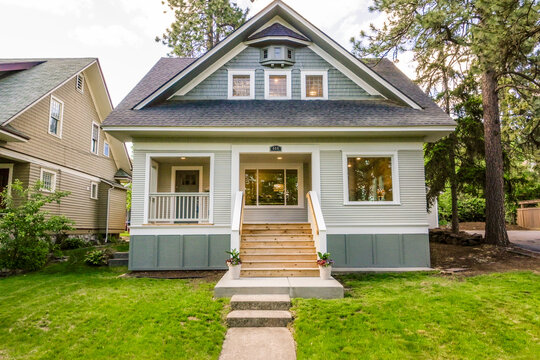
#> input picture AtteluAtpazisana/home+homes...NOT/Home1.jpg, 540 x 360 px, found by its file name; its folder holds 4 pictures in this run
$ python majinas.py
#> lines starting #> are read from the running program, lines starting #| are printed output that depends on the picture
import numpy as np
import os
from sklearn.model_selection import train_test_split
from sklearn.metrics import accuracy_score
from sklearn.ensemble import RandomForestClassifier
from PIL import Image

bildes = []
label = []

bilzu_adrese = "home+homes...NOT/"

for nosaukums in os.listdir(bilzu_adrese):
    image = Image.open(os.path.join(bilzu_adrese,nosaukums)).resize((200,200), Image.Resampling.NEAREST)
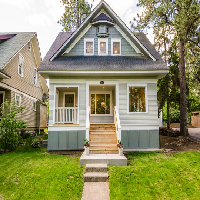
#> image: PIL image 200x200 RGB; mean R, G, B 143.1, 143, 100.8
    bildes.append(np.array(image))
    if "NHome" in nosaukums:
        label.append(0)
    else:
        label.append(1)
#> pass 2 of the loop `for nosaukums in os.listdir(bilzu_adrese):`:
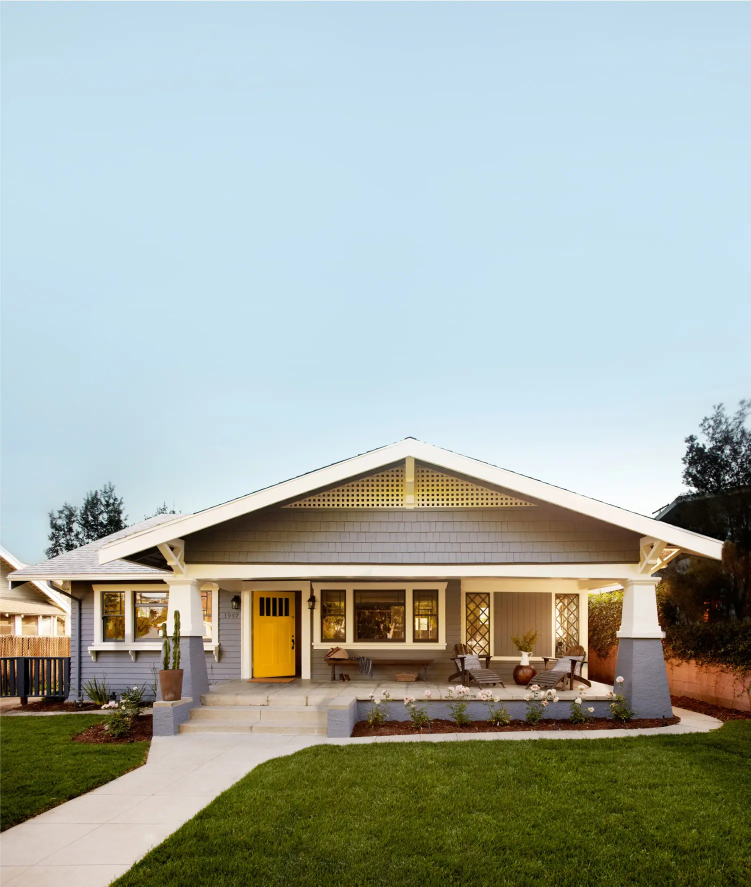
#> input picture AtteluAtpazisana/home+homes...NOT/Home10.jpg, 1501 x 1773 px, found by its file name (shown at 1/2 size)
#> `image = Image.open(os.path.join(bilzu_adrese,nosaukums)).resize((200,2..`:
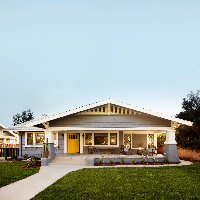
#> image: PIL image 200x200 RGB; mean R, G, B 165.2, 173.9, 166.3
#> pass 3 of the loop `for nosaukums in os.listdir(bilzu_adrese):`:
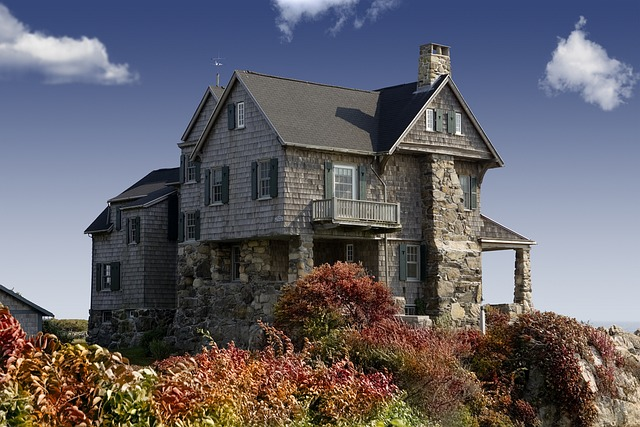
#> input picture AtteluAtpazisana/home+homes...NOT/Home11.jpg, 640 x 427 px, found by its file name
#> `image = Image.open(os.path.join(bilzu_adrese,nosaukums)).resize((200,2..`:
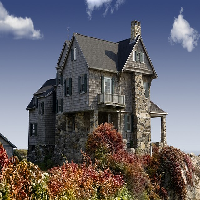
#> image: PIL image 200x200 RGB; mean R, G, B 100.5, 97.8, 104.5
#> the loop made 4 passes; the first 3 are shown


#Jāpārtaisa par python skaitļu sarakstiem.
bildes = np.array(bildes)
label = np.array(label)

bildes = bildes/255.0 #
bildes = bildes.reshape(bildes.shape[0], -1)

X_train, X_test, y_train, y_test = train_test_split(bildes, label, test_size=0.2)


modelis = RandomForestClassifier()

modelis.fit(X_train, y_train)

paregojums = modelis.predict(X_test)

precizitate = accuracy_score(y_test, paregojums)

print(precizitate)
